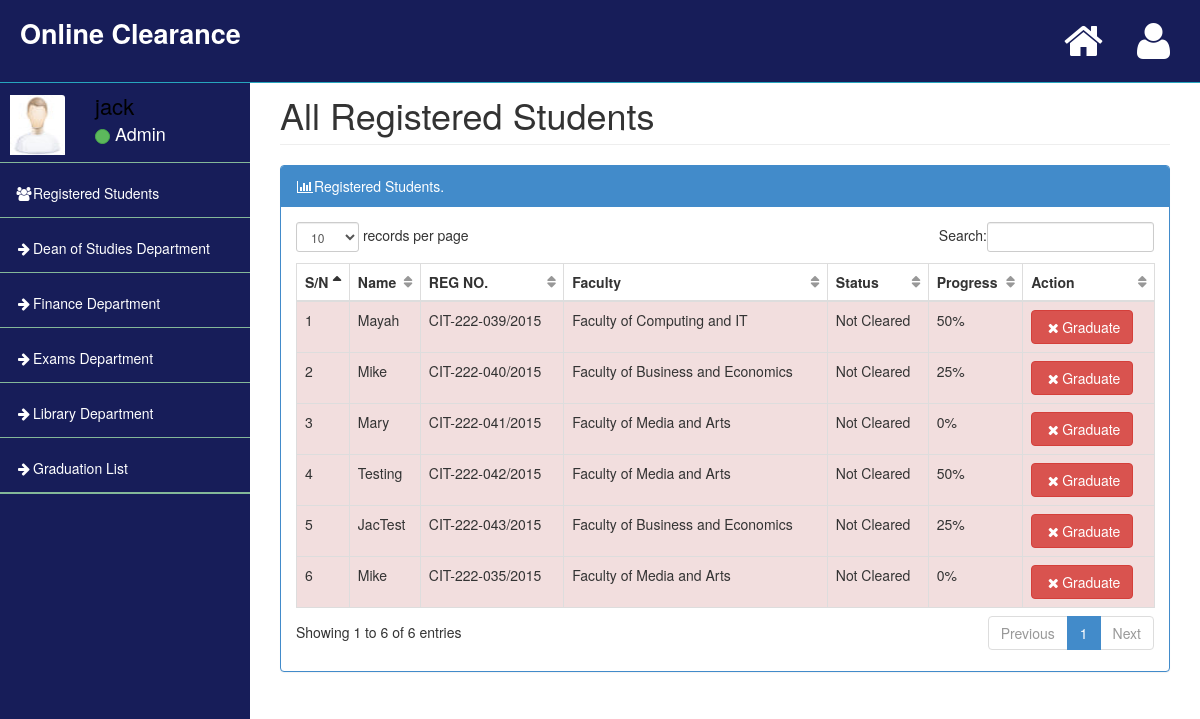
Page /admin/index.php?id=users (signed in) on the committed database.
### tables this page shows
CREATE TABLE `students` (
  `id` int(11) NOT NULL,
  `lastName` varchar(255) NOT NULL,
  `firstName` varchar(255) DEFAULT NULL,
  `status` int(11) DEFAULT NULL,
  `faculty` varchar(255) DEFAULT NULL,
  `email` varchar(255) DEFAULT NULL,
  `password` varchar(255) DEFAULT NULL,
  `year` varchar(255) DEFAULT NULL,
  `regNumber` varchar(255) DEFAULT NULL
);

### admin/functions/main.php (the view, shortened to what this page needs)
<?php
include("../connect.php");
function adm_name(){
	global $con;
	$id=$_SESSION['adm_id'];
	$get_cats = "select * from admin where id='$id'";
	$run_cats = mysqli_query($con, $get_cats);
	while($row_pro=mysqli_fetch_array($run_cats)){
		$oname=$row_pro['adm_name'];
	}
	echo "$oname";
}
function fetch($table){
	global $con;
	$i=0;
	$get_cats = "select * from $table where status = 2";
	$run_cats = mysqli_query($con, $get_cats);
	while($row_cats=mysqli_fetch_array($run_cats)){
		$i++;
		$reg=$row_cats['regNumber'];
		$name=$row_cats['firstName'];
		$faculty=$row_cats['faculty'];
		$count=0;
		$tables=array("dos","examination","finance","library");
		foreach ($tables as $key) {
			$sql0="select status from $key where regNumber='$reg'";
			$del0=mysqli_query($con,$sql0);
			$row_dogs=mysqli_fetch_array($del0);
			$clearance=$row_dogs['status'];
			if($clearance == 1) {
				$count++;
			}
		}
		$percentage=($count/4) * 100;
		$percentage=ceil($percentage);
		if($percentage<100) {
			$color = "danger";
			$status= "Not Cleared";
			$icon = "fa fa-times";
		} else {
			$color = "success";
			$status= "Cleared";
			$icon = "fa fa-check";
		}
	echo "
			 <tr class='$color'>
                <td>$i</td>
                <td>$name</td>
                <td>$reg</td>
                <td>$faculty</td>
                <td>$status</td>
				<td>$percentage%</td>
                <td><a href='graduate.php?id=$reg'><button class='btn btn-$color'><i class='$icon fa-fw'></i>Graduate</button></a></td>
            </tr>
	";
	}
}
?>

### admin/assets/css/style.css (style rules this page uses)
body { background-color: #f8f8f8; }

### rows in the picture
students: firstName "Mayah", regNumber "CIT-222-039/2015", faculty "Faculty of Computing and IT", status "Not Cleared", percentage "50"
students: firstName "Mike", regNumber "CIT-222-040/2015", faculty "Faculty of Business and Economics", status "Not Cleared", percentage "25"
students: firstName "Mary", regNumber "CIT-222-041/2015", faculty "Faculty of Media and Arts", status "Not Cleared", percentage "0"
students: firstName "Testing", regNumber "CIT-222-042/2015", faculty "Faculty of Media and Arts", status "Not Cleared", percentage "50"
students: firstName "JacTest", regNumber "CIT-222-043/2015", faculty "Faculty of Business and Economics", status "Not Cleared", percentage "25"
students: firstName "Mike", regNumber "CIT-222-035/2015", faculty "Faculty of Media and Arts", status "Not Cleared", percentage "0"

### other values in the picture
$oname "jack"
